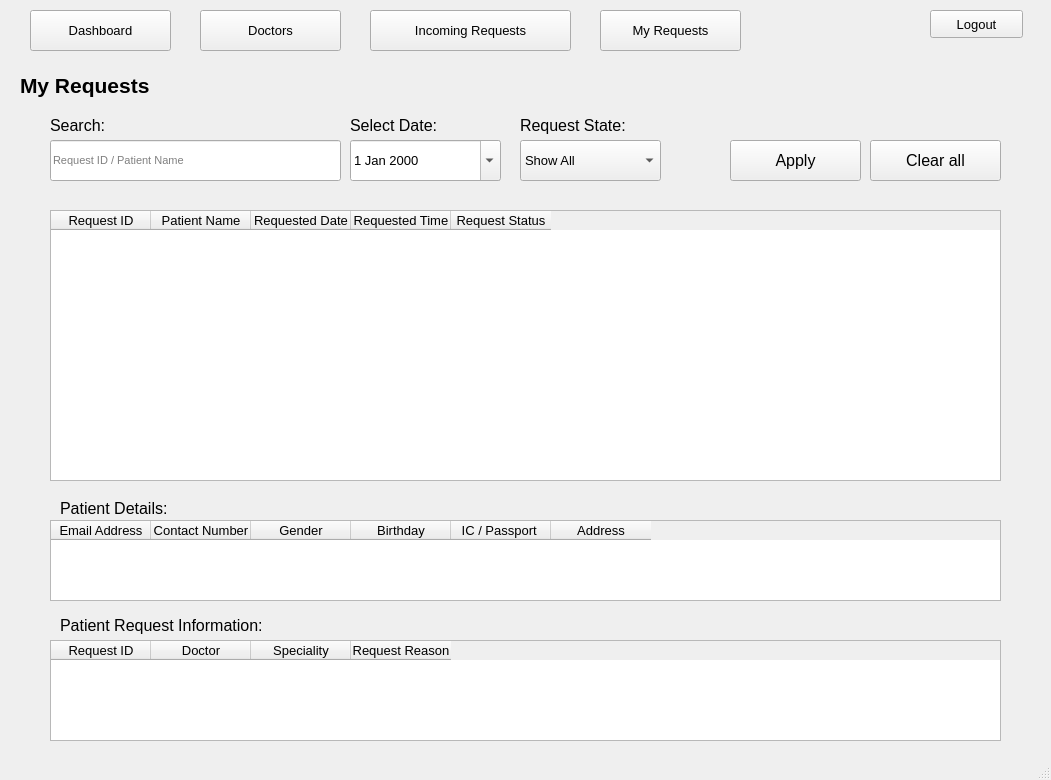
<?xml version="1.0" encoding="UTF-8"?>
<ui version="4.0">
 <class>ClinicPatients</class>
 <widget class="QMainWindow" name="ClinicPatients">
  <property name="geometry">
   <rect>
    <x>0</x>
    <y>0</y>
    <width>1051</width>
    <height>780</height>
   </rect>
  </property>
  <property name="windowTitle">
   <string>Call A Doctor - Clinic Requests Page</string>
  </property>
  <widget class="QWidget" name="centralwidget">
   <widget class="QPushButton" name="PatientsButton">
    <property name="geometry">
     <rect>
      <x>600</x>
      <y>10</y>
      <width>141</width>
      <height>41</height>
     </rect>
    </property>
    <property name="font">
     <font>
      <pointsize>10</pointsize>
     </font>
    </property>
    <property name="text">
     <string>My Requests</string>
    </property>
   </widget>
   <widget class="QPushButton" name="DashboardButton">
    <property name="geometry">
     <rect>
      <x>30</x>
      <y>10</y>
      <width>141</width>
      <height>41</height>
     </rect>
    </property>
    <property name="font">
     <font>
      <pointsize>10</pointsize>
     </font>
    </property>
    <property name="text">
     <string>Dashboard</string>
    </property>
   </widget>
   <widget class="QPushButton" name="IncomingRequestsButton">
    <property name="geometry">
     <rect>
      <x>370</x>
      <y>10</y>
      <width>201</width>
      <height>41</height>
     </rect>
    </property>
    <property name="font">
     <font>
      <pointsize>10</pointsize>
     </font>
    </property>
    <property name="text">
     <string>Incoming Requests</string>
    </property>
   </widget>
   <widget class="QPushButton" name="DoctorsButton">
    <property name="geometry">
     <rect>
      <x>200</x>
      <y>10</y>
      <width>141</width>
      <height>41</height>
     </rect>
    </property>
    <property name="font">
     <font>
      <pointsize>10</pointsize>
     </font>
    </property>
    <property name="text">
     <string>Doctors</string>
    </property>
   </widget>
   <widget class="QPushButton" name="LogoutButton">
    <property name="geometry">
     <rect>
      <x>930</x>
      <y>10</y>
      <width>93</width>
      <height>28</height>
     </rect>
    </property>
    <property name="font">
     <font>
      <pointsize>10</pointsize>
     </font>
    </property>
    <property name="text">
     <string>Logout</string>
    </property>
   </widget>
   <widget class="QDateEdit" name="ChooseDate">
    <property name="geometry">
     <rect>
      <x>350</x>
      <y>140</y>
      <width>151</width>
      <height>41</height>
     </rect>
    </property>
    <property name="font">
     <font>
      <pointsize>10</pointsize>
     </font>
    </property>
    <property name="showGroupSeparator" stdset="0">
     <bool>false</bool>
    </property>
    <property name="dateTime">
     <datetime>
      <hour>0</hour>
      <minute>0</minute>
      <second>0</second>
      <year>2000</year>
      <month>1</month>
      <day>1</day>
     </datetime>
    </property>
    <property name="calendarPopup">
     <bool>true</bool>
    </property>
   </widget>
   <widget class="QLineEdit" name="SearchPatientInput">
    <property name="geometry">
     <rect>
      <x>50</x>
      <y>140</y>
      <width>291</width>
      <height>41</height>
     </rect>
    </property>
    <property name="font">
     <font>
      <pointsize>8</pointsize>
     </font>
    </property>
    <property name="placeholderText">
     <string>Request ID / Patient Name</string>
    </property>
    <property name="clearButtonEnabled">
     <bool>true</bool>
    </property>
   </widget>
   <widget class="QPushButton" name="ApplyButton">
    <property name="geometry">
     <rect>
      <x>730</x>
      <y>140</y>
      <width>131</width>
      <height>41</height>
     </rect>
    </property>
    <property name="font">
     <font>
      <pointsize>12</pointsize>
     </font>
    </property>
    <property name="text">
     <string>Apply</string>
    </property>
   </widget>
   <widget class="QTableWidget" name="PatientTable">
    <property name="geometry">
     <rect>
      <x>50</x>
      <y>210</y>
      <width>951</width>
      <height>271</height>
     </rect>
    </property>
    <property name="font">
     <font>
      <pointsize>10</pointsize>
     </font>
    </property>
    <property name="sortingEnabled">
     <bool>true</bool>
    </property>
    <column>
     <property name="text">
      <string>Request ID</string>
     </property>
    </column>
    <column>
     <property name="text">
      <string>Patient Name</string>
     </property>
    </column>
    <column>
     <property name="text">
      <string>Requested Date</string>
     </property>
    </column>
    <column>
     <property name="text">
      <string>Requested Time</string>
     </property>
    </column>
    <column>
     <property name="text">
      <string>Request Status</string>
     </property>
    </column>
   </widget>
   <widget class="QComboBox" name="PatientRequestStatus">
    <property name="geometry">
     <rect>
      <x>520</x>
      <y>140</y>
      <width>141</width>
      <height>41</height>
     </rect>
    </property>
    <property name="font">
     <font>
      <pointsize>10</pointsize>
     </font>
    </property>
    <property name="mouseTracking">
     <bool>true</bool>
    </property>
    <property name="tabletTracking">
     <bool>false</bool>
    </property>
    <property name="contextMenuPolicy">
     <enum>Qt::NoContextMenu</enum>
    </property>
    <property name="whatsThis">
     <string/>
    </property>
    <property name="accessibleName">
     <string/>
    </property>
    <property name="accessibleDescription">
     <string/>
    </property>
    <property name="styleSheet">
     <string notr="true"/>
    </property>
    <property name="editable">
     <bool>false</bool>
    </property>
    <property name="currentText">
     <string>Show All</string>
    </property>
    <item>
     <property name="text">
      <string>Show All</string>
     </property>
    </item>
    <item>
     <property name="text">
      <string>Accepted</string>
     </property>
    </item>
    <item>
     <property name="text">
      <string>Rejected</string>
     </property>
    </item>
   </widget>
   <widget class="QLabel" name="SearchPatientNamelabel">
    <property name="geometry">
     <rect>
      <x>50</x>
      <y>110</y>
      <width>251</width>
      <height>31</height>
     </rect>
    </property>
    <property name="font">
     <font>
      <pointsize>12</pointsize>
     </font>
    </property>
    <property name="text">
     <string>Search:</string>
    </property>
   </widget>
   <widget class="QLabel" name="SelectDatelabel">
    <property name="geometry">
     <rect>
      <x>350</x>
      <y>110</y>
      <width>181</width>
      <height>31</height>
     </rect>
    </property>
    <property name="font">
     <font>
      <pointsize>12</pointsize>
     </font>
    </property>
    <property name="text">
     <string>Select Date:</string>
    </property>
   </widget>
   <widget class="QLabel" name="RequestStateLabel">
    <property name="geometry">
     <rect>
      <x>520</x>
      <y>110</y>
      <width>151</width>
      <height>31</height>
     </rect>
    </property>
    <property name="font">
     <font>
      <pointsize>12</pointsize>
     </font>
    </property>
    <property name="text">
     <string>Request State:</string>
    </property>
   </widget>
   <widget class="QPushButton" name="ClearAllButton">
    <property name="geometry">
     <rect>
      <x>870</x>
      <y>140</y>
      <width>131</width>
      <height>41</height>
     </rect>
    </property>
    <property name="font">
     <font>
      <pointsize>12</pointsize>
     </font>
    </property>
    <property name="text">
     <string>Clear all</string>
    </property>
   </widget>
   <widget class="QTableWidget" name="PatientDetailsTable">
    <property name="geometry">
     <rect>
      <x>50</x>
      <y>520</y>
      <width>951</width>
      <height>81</height>
     </rect>
    </property>
    <property name="font">
     <font>
      <pointsize>10</pointsize>
     </font>
    </property>
    <column>
     <property name="text">
      <string>Email Address</string>
     </property>
    </column>
    <column>
     <property name="text">
      <string>Contact Number</string>
     </property>
    </column>
    <column>
     <property name="text">
      <string>Gender</string>
     </property>
    </column>
    <column>
     <property name="text">
      <string>Birthday</string>
     </property>
    </column>
    <column>
     <property name="text">
      <string>IC / Passport </string>
     </property>
    </column>
    <column>
     <property name="text">
      <string>Address</string>
     </property>
    </column>
   </widget>
   <widget class="QLabel" name="PatientDetailsLabel">
    <property name="geometry">
     <rect>
      <x>60</x>
      <y>500</y>
      <width>281</width>
      <height>16</height>
     </rect>
    </property>
    <property name="font">
     <font>
      <pointsize>12</pointsize>
     </font>
    </property>
    <property name="text">
     <string>Patient Details:</string>
    </property>
   </widget>
   <widget class="QLabel" name="PatientPageLabel">
    <property name="geometry">
     <rect>
      <x>20</x>
      <y>50</y>
      <width>341</width>
      <height>71</height>
     </rect>
    </property>
    <property name="font">
     <font>
      <pointsize>16</pointsize>
      <weight>75</weight>
      <bold>true</bold>
     </font>
    </property>
    <property name="text">
     <string>My Requests</string>
    </property>
   </widget>
   <widget class="QLabel" name="RequestInfoLabel">
    <property name="geometry">
     <rect>
      <x>60</x>
      <y>610</y>
      <width>331</width>
      <height>31</height>
     </rect>
    </property>
    <property name="font">
     <font>
      <pointsize>12</pointsize>
     </font>
    </property>
    <property name="text">
     <string>Patient Request Information: </string>
    </property>
   </widget>
   <widget class="QTableWidget" name="RequestInfoTable">
    <property name="geometry">
     <rect>
      <x>50</x>
      <y>640</y>
      <width>951</width>
      <height>101</height>
     </rect>
    </property>
    <property name="font">
     <font>
      <pointsize>10</pointsize>
     </font>
    </property>
    <column>
     <property name="text">
      <string>Request ID</string>
     </property>
    </column>
    <column>
     <property name="text">
      <string>Doctor</string>
     </property>
    </column>
    <column>
     <property name="text">
      <string>Speciality</string>
     </property>
    </column>
    <column>
     <property name="text">
      <string>Request Reason</string>
     </property>
    </column>
   </widget>
  </widget>
  <widget class="QStatusBar" name="statusbar"/>
 </widget>
 <resources/>
 <connections/>
</ui>
